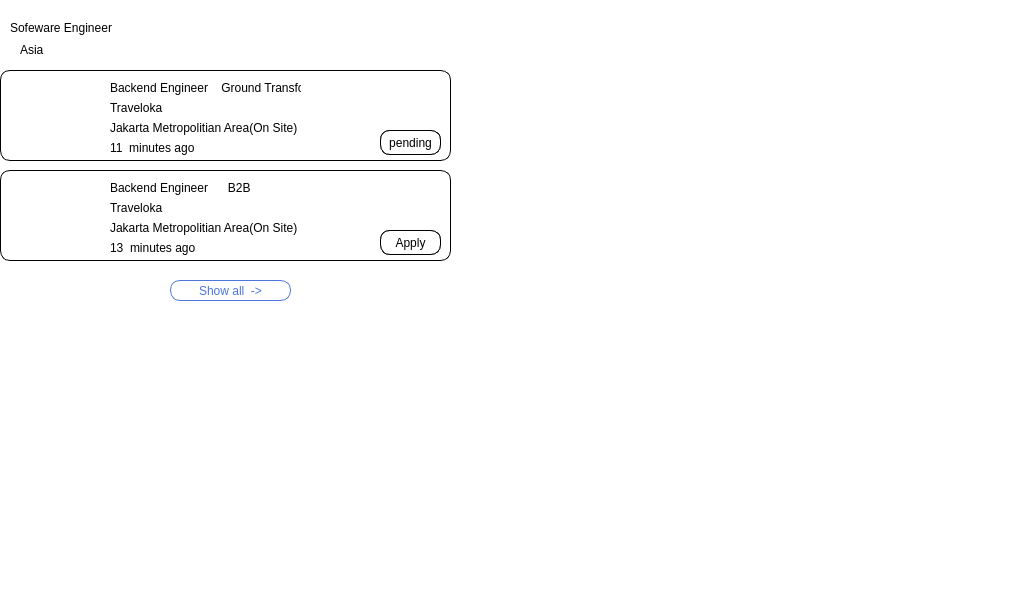
<?xml version="1.0" encoding="UTF-8"?>
<ui version="4.0">
 <class>company_job</class>
 <widget class="QWidget" name="company_job">
  <property name="geometry">
   <rect>
    <x>0</x>
    <y>0</y>
    <width>1034</width>
    <height>594</height>
   </rect>
  </property>
  <property name="windowTitle">
   <string>Form</string>
  </property>
  <property name="styleSheet">
   <string notr="true">background-color: rgb(255, 255, 255);</string>
  </property>
  <widget class="QGroupBox" name="groupBox">
   <property name="geometry">
    <rect>
     <x>0</x>
     <y>0</y>
     <width>461</width>
     <height>331</height>
    </rect>
   </property>
   <property name="styleSheet">
    <string notr="true">background-color: rgb(255, 255, 255);
border :  rgb(255, 255, 255);</string>
   </property>
   <property name="title">
    <string/>
   </property>
   <widget class="QFrame" name="frame">
    <property name="geometry">
     <rect>
      <x>0</x>
      <y>10</y>
      <width>451</width>
      <height>51</height>
     </rect>
    </property>
    <property name="styleSheet">
     <string notr="true">color: rgb(0, 0, 0);</string>
    </property>
    <property name="frameShape">
     <enum>QFrame::StyledPanel</enum>
    </property>
    <property name="frameShadow">
     <enum>QFrame::Raised</enum>
    </property>
    <widget class="QLabel" name="label">
     <property name="geometry">
      <rect>
       <x>410</x>
       <y>10</y>
       <width>31</width>
       <height>31</height>
      </rect>
     </property>
     <property name="styleSheet">
      <string notr="true">border-image: url(:/new/prefix1/photo/16241.png);</string>
     </property>
     <property name="text">
      <string/>
     </property>
    </widget>
    <widget class="QLabel" name="label_2">
     <property name="geometry">
      <rect>
       <x>10</x>
       <y>10</y>
       <width>121</width>
       <height>16</height>
      </rect>
     </property>
     <property name="text">
      <string>Sofeware Engineer</string>
     </property>
    </widget>
    <widget class="QLabel" name="label_3">
     <property name="geometry">
      <rect>
       <x>20</x>
       <y>30</y>
       <width>101</width>
       <height>20</height>
      </rect>
     </property>
     <property name="text">
      <string>Asia</string>
     </property>
    </widget>
   </widget>
   <widget class="QFrame" name="frame_2">
    <property name="geometry">
     <rect>
      <x>0</x>
      <y>70</y>
      <width>451</width>
      <height>91</height>
     </rect>
    </property>
    <property name="styleSheet">
     <string notr="true">*{
	color: rgb(0, 0, 0);
border : 1px solid black;
border-radius:10px
}</string>
    </property>
    <property name="frameShape">
     <enum>QFrame::StyledPanel</enum>
    </property>
    <property name="frameShadow">
     <enum>QFrame::Raised</enum>
    </property>
    <widget class="QPushButton" name="pushButton">
     <property name="geometry">
      <rect>
       <x>400</x>
       <y>10</y>
       <width>41</width>
       <height>31</height>
      </rect>
     </property>
     <property name="styleSheet">
      <string notr="true">border :  rgb(255, 255, 255);
image: url(:/new/prefix1/photo/1236.png);
color: rgb(0, 0, 0);</string>
     </property>
     <property name="text">
      <string/>
     </property>
     <property name="icon">
      <iconset>
       <normaloff>../../Qt/Multiplypng.parspng.com-2.png</normaloff>../../Qt/Multiplypng.parspng.com-2.png</iconset>
     </property>
    </widget>
    <widget class="QLabel" name="label_4">
     <property name="geometry">
      <rect>
       <x>10</x>
       <y>10</y>
       <width>91</width>
       <height>71</height>
      </rect>
     </property>
     <property name="styleSheet">
      <string notr="true">border :  rgb(255, 255, 255);
border-image: url(:/new/prefix1/photo/istockphoto-1623763867-612x612.jpg);</string>
     </property>
     <property name="text">
      <string/>
     </property>
    </widget>
    <widget class="QLabel" name="label_5">
     <property name="geometry">
      <rect>
       <x>110</x>
       <y>10</y>
       <width>191</width>
       <height>16</height>
      </rect>
     </property>
     <property name="styleSheet">
      <string notr="true">border :  rgb(255, 255, 255);</string>
     </property>
     <property name="text">
      <string>Backend Engineer    Ground Transform</string>
     </property>
    </widget>
    <widget class="QLabel" name="label_6">
     <property name="geometry">
      <rect>
       <x>110</x>
       <y>30</y>
       <width>61</width>
       <height>16</height>
      </rect>
     </property>
     <property name="styleSheet">
      <string notr="true">border :  rgb(255, 255, 255);</string>
     </property>
     <property name="text">
      <string>Traveloka</string>
     </property>
    </widget>
    <widget class="QLabel" name="label_7">
     <property name="geometry">
      <rect>
       <x>110</x>
       <y>50</y>
       <width>191</width>
       <height>16</height>
      </rect>
     </property>
     <property name="styleSheet">
      <string notr="true">border :  rgb(255, 255, 255);</string>
     </property>
     <property name="text">
      <string>Jakarta Metropolitian Area(On Site)</string>
     </property>
    </widget>
    <widget class="QLabel" name="label_8">
     <property name="geometry">
      <rect>
       <x>110</x>
       <y>70</y>
       <width>111</width>
       <height>16</height>
      </rect>
     </property>
     <property name="styleSheet">
      <string notr="true">border :  rgb(255, 255, 255);</string>
     </property>
     <property name="text">
      <string>11  minutes ago</string>
     </property>
    </widget>
    <widget class="QPushButton" name="pushButton_4">
     <property name="geometry">
      <rect>
       <x>380</x>
       <y>60</y>
       <width>61</width>
       <height>25</height>
      </rect>
     </property>
     <property name="styleSheet">
      <string notr="true">font: 75 8pt &quot;MS Shell Dlg 2&quot;;</string>
     </property>
     <property name="text">
      <string>Apply</string>
     </property>
    </widget>
    <widget class="QPushButton" name="pushButton_6">
     <property name="geometry">
      <rect>
       <x>380</x>
       <y>60</y>
       <width>61</width>
       <height>25</height>
      </rect>
     </property>
     <property name="styleSheet">
      <string notr="true"/>
     </property>
     <property name="text">
      <string>pending</string>
     </property>
    </widget>
   </widget>
   <widget class="QFrame" name="frame_3">
    <property name="geometry">
     <rect>
      <x>0</x>
      <y>170</y>
      <width>451</width>
      <height>91</height>
     </rect>
    </property>
    <property name="styleSheet">
     <string notr="true">*{
	color: rgb(0, 0, 0);
border : 1px solid black;
border-radius:10px
}
</string>
    </property>
    <property name="frameShape">
     <enum>QFrame::StyledPanel</enum>
    </property>
    <property name="frameShadow">
     <enum>QFrame::Raised</enum>
    </property>
    <widget class="QLabel" name="label_9">
     <property name="geometry">
      <rect>
       <x>10</x>
       <y>10</y>
       <width>91</width>
       <height>71</height>
      </rect>
     </property>
     <property name="styleSheet">
      <string notr="true">border :  rgb(255, 255, 255);
border-image: url(:/new/prefix1/photo/istockphoto-1515913422-612x612.jpg);</string>
     </property>
     <property name="text">
      <string/>
     </property>
    </widget>
    <widget class="QLabel" name="label_10">
     <property name="geometry">
      <rect>
       <x>110</x>
       <y>10</y>
       <width>191</width>
       <height>16</height>
      </rect>
     </property>
     <property name="styleSheet">
      <string notr="true">border :  rgb(255, 255, 255);</string>
     </property>
     <property name="text">
      <string>Backend Engineer      B2B</string>
     </property>
    </widget>
    <widget class="QLabel" name="label_11">
     <property name="geometry">
      <rect>
       <x>110</x>
       <y>30</y>
       <width>61</width>
       <height>16</height>
      </rect>
     </property>
     <property name="styleSheet">
      <string notr="true">border :  rgb(255, 255, 255);</string>
     </property>
     <property name="text">
      <string>Traveloka</string>
     </property>
    </widget>
    <widget class="QLabel" name="label_12">
     <property name="geometry">
      <rect>
       <x>110</x>
       <y>50</y>
       <width>191</width>
       <height>16</height>
      </rect>
     </property>
     <property name="styleSheet">
      <string notr="true">border :  rgb(255, 255, 255);</string>
     </property>
     <property name="text">
      <string>Jakarta Metropolitian Area(On Site)</string>
     </property>
    </widget>
    <widget class="QLabel" name="label_13">
     <property name="geometry">
      <rect>
       <x>110</x>
       <y>70</y>
       <width>111</width>
       <height>16</height>
      </rect>
     </property>
     <property name="styleSheet">
      <string notr="true">border :  rgb(255, 255, 255);</string>
     </property>
     <property name="text">
      <string>13  minutes ago</string>
     </property>
    </widget>
    <widget class="QPushButton" name="pushButton_2">
     <property name="geometry">
      <rect>
       <x>400</x>
       <y>10</y>
       <width>41</width>
       <height>31</height>
      </rect>
     </property>
     <property name="styleSheet">
      <string notr="true">border :  rgb(255, 255, 255);
image: url(:/new/prefix1/photo/Multiplypng.parspng.com-2 (1).png);</string>
     </property>
     <property name="text">
      <string/>
     </property>
     <property name="icon">
      <iconset>
       <normaloff>../../Qt/Multiplypng.parspng.com-2.png</normaloff>../../Qt/Multiplypng.parspng.com-2.png</iconset>
     </property>
    </widget>
    <widget class="QPushButton" name="pushButton_7">
     <property name="geometry">
      <rect>
       <x>380</x>
       <y>60</y>
       <width>61</width>
       <height>25</height>
      </rect>
     </property>
     <property name="styleSheet">
      <string notr="true"/>
     </property>
     <property name="text">
      <string>pending</string>
     </property>
    </widget>
    <widget class="QPushButton" name="pushButton_5">
     <property name="geometry">
      <rect>
       <x>380</x>
       <y>60</y>
       <width>61</width>
       <height>25</height>
      </rect>
     </property>
     <property name="styleSheet">
      <string notr="true">font: 75 8pt &quot;MS Shell Dlg 2&quot;;</string>
     </property>
     <property name="text">
      <string>Apply</string>
     </property>
    </widget>
   </widget>
   <widget class="QPushButton" name="pushButton_3">
    <property name="geometry">
     <rect>
      <x>170</x>
      <y>280</y>
      <width>121</width>
      <height>21</height>
     </rect>
    </property>
    <property name="styleSheet">
     <string notr="true">color: rgb(78, 117, 222);
border : 1px solid rgb(78, 117, 222);
border-radius : 10px;</string>
    </property>
    <property name="text">
     <string>Show all  -&gt;</string>
    </property>
   </widget>
  </widget>
 </widget>
 <resources/>
 <connections>
  <connection>
   <sender>pushButton_4</sender>
   <signal>clicked()</signal>
   <receiver>pushButton_6</receiver>
   <slot>show()</slot>
   <hints>
    <hint type="sourcelabel">
     <x>403</x>
     <y>146</y>
    </hint>
    <hint type="destinationlabel">
     <x>335</x>
     <y>123</y>
    </hint>
   </hints>
  </connection>
  <connection>
   <sender>pushButton_5</sender>
   <signal>clicked()</signal>
   <receiver>pushButton_7</receiver>
   <slot>show()</slot>
   <hints>
    <hint type="sourcelabel">
     <x>380</x>
     <y>230</y>
    </hint>
    <hint type="destinationlabel">
     <x>392</x>
     <y>233</y>
    </hint>
   </hints>
  </connection>
 </connections>
</ui>
